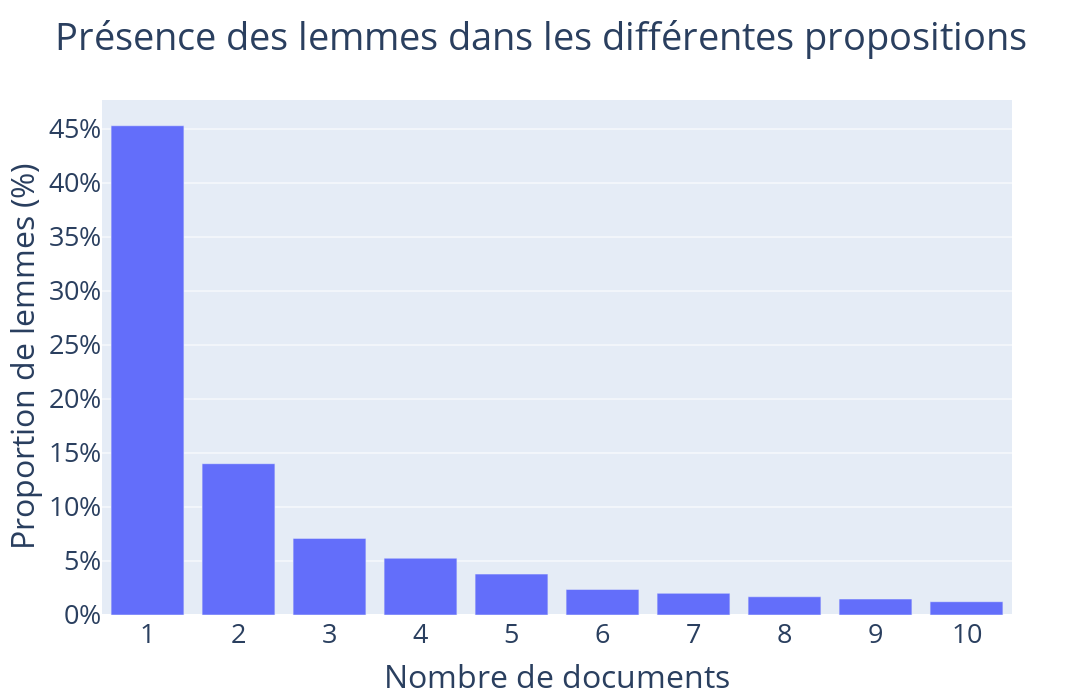

The cell this chart's notebook holds for it:
### Code cell
fig = go.Figure([go.Bar(x=valeurs,y=quantite)])
fig.update_layout(xaxis={"title":"Nombre de documents","tickangle":0,"tickvals":valeurs},
yaxis={"title":"Proportion de lemmes (%)","ticksuffix":"%"},title="Présence des lemmes dans les différentes propositions",font_size=27,width=1250,height=700,)
fig.show()

### Figure 1 — Plotly figure (JSON) as saved in the notebook; plotly's stock layout.template omitted (floating-point values rounded to 4 significant figures)
{"data": [{"type": "bar", "x": [1, 2, 3, 4, 5, 6, 7, 8, 9, 10], "y": [45.3, 14.01, 7.094, 5.255, 3.789, 2.365, 2.005, 1.687, 1.48, 1.231]}], "layout": {"font": {"size": 27}, "height": 700, "title": {"text": "Présence des lemmes dans les différentes propositions"}, "width": 1250, "xaxis": {"tickangle": 0, "tickvals": [1, 2, 3, 4, 5, 6, 7, 8, 9, 10], "title": {"text": "Nombre de documents"}}, "yaxis": {"ticksuffix": "%", "title": {"text": "Proportion de lemmes (%)"}}}}
